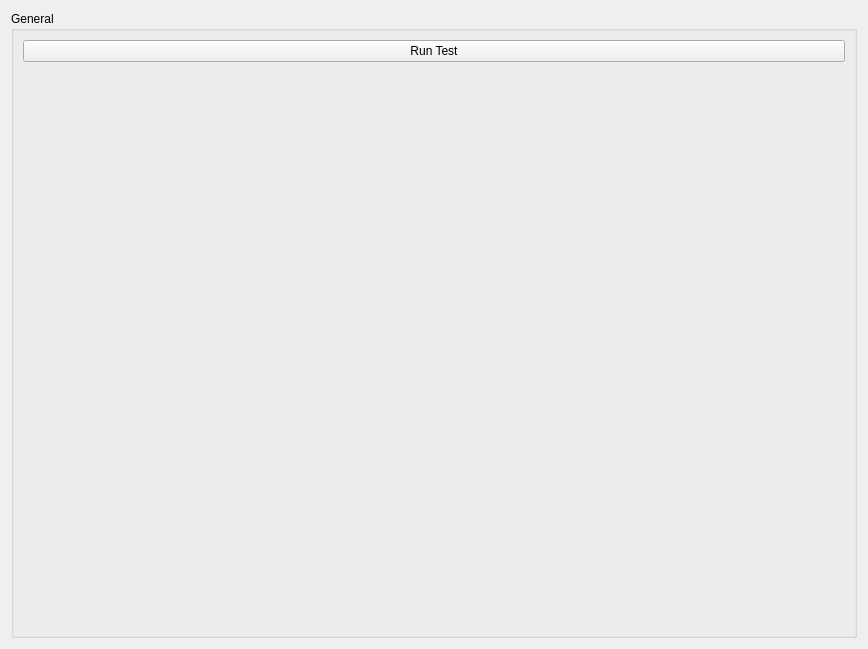
<?xml version="1.0" encoding="UTF-8"?>
<ui version="4.0">
 <class>Form</class>
 <widget class="QWidget" name="Form">
  <property name="geometry">
   <rect>
    <x>0</x>
    <y>0</y>
    <width>868</width>
    <height>649</height>
   </rect>
  </property>
  <property name="sizePolicy">
   <sizepolicy hsizetype="Expanding" vsizetype="Expanding">
    <horstretch>0</horstretch>
    <verstretch>0</verstretch>
   </sizepolicy>
  </property>
  <property name="windowTitle">
   <string>Test measurement</string>
  </property>
  <layout class="QGridLayout" name="gridLayout">
   <item row="0" column="0">
    <widget class="QGroupBox" name="groupBox_general">
     <property name="title">
      <string>General</string>
     </property>
     <layout class="QVBoxLayout" name="verticalLayout">
      <item>
       <widget class="QPushButton" name="runButton">
        <property name="text">
         <string>Run Test</string>
        </property>
       </widget>
      </item>
      <item>
       <widget class="QLabel" name="statusLabel">
        <property name="text">
         <string/>
        </property>
       </widget>
      </item>
     </layout>
    </widget>
   </item>
  </layout>
 </widget>
 <resources/>
 <connections/>
</ui>
